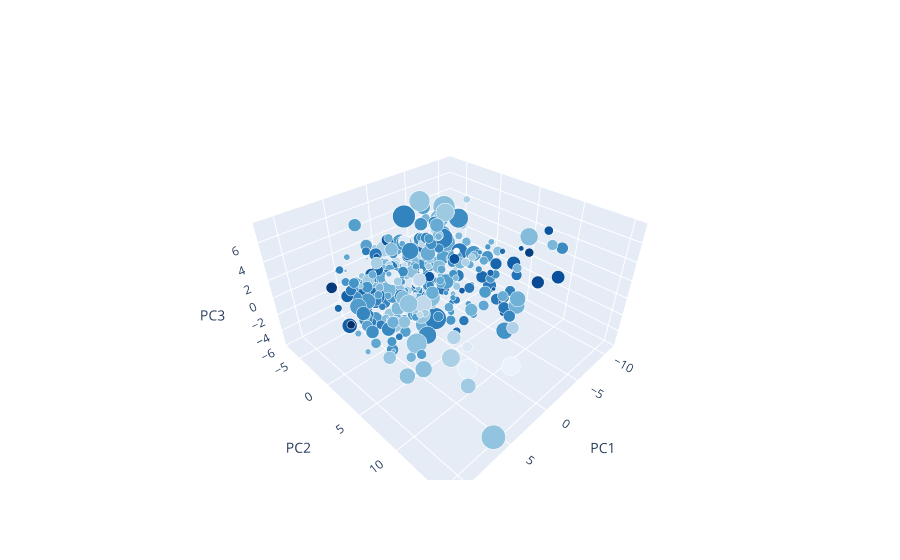

The notebook cell this image was saved under:
### Markdown cell above
For the 5th Principle Component we intend to use size. However to do this we must first linearly shift all values to be greater than zero. Although some information is lost in this process, we carry on to see if there are any interesting observations that could be made.

### Code cell
tempPc5 = df['PC5'] + abs(df["PC5"].min()) + 1

markercolor = df['PC4']
markersize = tempPc5*1.5

fig1 = go.Scatter3d(x=df['PC1'],
                    y=df['PC2'],
                    z=df['PC3'],
                    marker=dict(size=markersize,
                                color=markercolor,
                                opacity=1,
                                reversescale=True,
                                colorscale='Blues',
                                ),
                    line=dict (width=0.02),
                    mode='markers')

mylayout = go.Layout(scene=dict(xaxis=dict( title="PC1"),
                                yaxis=dict( title="PC2"),
                                zaxis=dict(title="PC3")),)

fig = go.Figure(
    data=[fig1],
    layout=mylayout,
)
fig.show()

### Figure 1 — Plotly figure (JSON) as saved in the notebook; plotly's stock layout.template omitted (floating-point values rounded to 4 significant figures; data arrays with more than 128 entries replaced by an {"elided": "..."} marker saying what was removed)
{"data": [{"line": {"width": 0.02}, "marker": {"color": {"elided": "397 float values"}, "colorscale": [[0, "rgb(247,251,255)"], [0.125, "rgb(222,235,247)"], [0.25, "rgb(198,219,239)"], [0.375, "rgb(158,202,225)"], [0.5, "rgb(107,174,214)"], [0.625, "rgb(66,146,198)"], [0.75, "rgb(33,113,181)"], [0.875, "rgb(8,81,156)"], [1, "rgb(8,48,107)"]], "opacity": 1, "reversescale": true, "size": {"elided": "397 float values"}}, "mode": "markers", "type": "scatter3d", "x": {"elided": "397 float values"}, "y": {"elided": "397 float values"}, "z": {"elided": "397 float values"}}], "layout": {"scene": {"xaxis": {"title": {"text": "PC1"}}, "yaxis": {"title": {"text": "PC2"}}, "zaxis": {"title": {"text": "PC3"}}}}}
